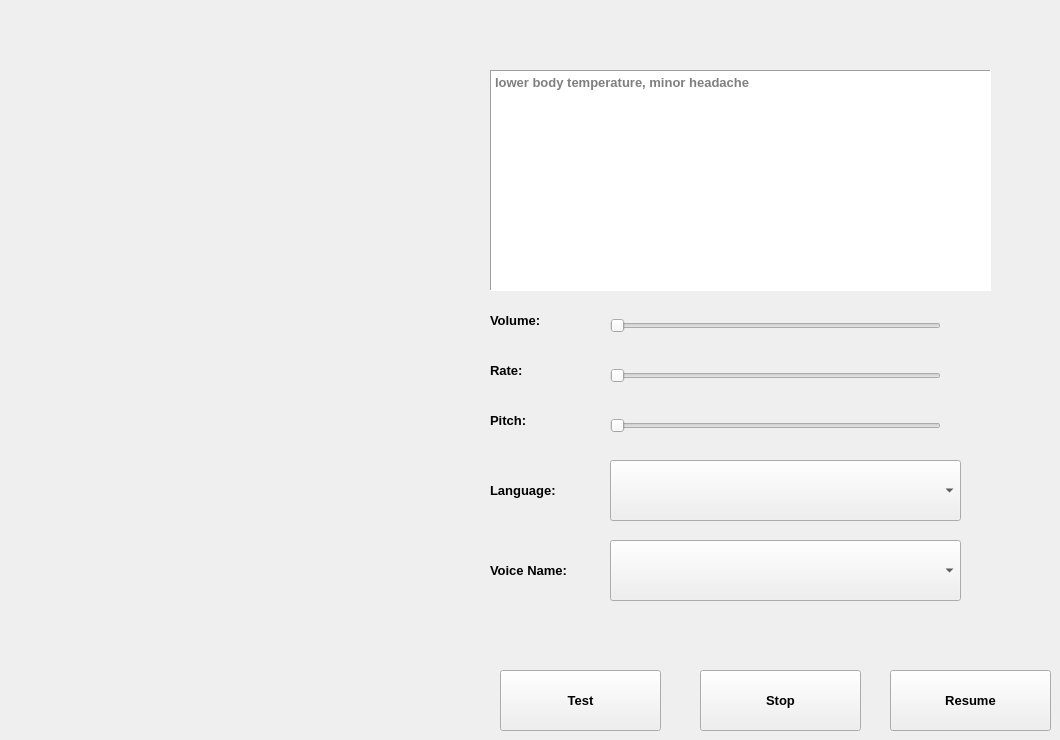
    <widget class="QWidget" name="sound_tab">
     <attribute name="title">
      <string>Sounds</string>
     </attribute>
     <widget class="QLabel" name="label_35">
      <property name="geometry">
       <rect>
        <x>490</x>
        <y>310</y>
        <width>81</width>
        <height>21</height>
       </rect>
      </property>
      <property name="font">
       <font>
        <family>Segoe UI</family>
        <pointsize>10</pointsize>
        <weight>75</weight>
        <bold>true</bold>
       </font>
      </property>
      <property name="text">
       <string>Volume:</string>
      </property>
     </widget>
     <widget class="QLabel" name="label_44">
      <property name="geometry">
       <rect>
        <x>490</x>
        <y>360</y>
        <width>111</width>
        <height>21</height>
       </rect>
      </property>
      <property name="font">
       <font>
        <family>Segoe UI</family>
        <pointsize>10</pointsize>
        <weight>75</weight>
        <bold>true</bold>
       </font>
      </property>
      <property name="text">
       <string>Rate:</string>
      </property>
     </widget>
     <widget class="QLabel" name="label_45">
      <property name="geometry">
       <rect>
        <x>490</x>
        <y>410</y>
        <width>111</width>
        <height>21</height>
       </rect>
      </property>
      <property name="font">
       <font>
        <family>Segoe UI</family>
        <pointsize>10</pointsize>
        <weight>75</weight>
        <bold>true</bold>
       </font>
      </property>
      <property name="text">
       <string>Pitch:</string>
      </property>
     </widget>
     <widget class="QLabel" name="label_46">
      <property name="geometry">
       <rect>
        <x>490</x>
        <y>560</y>
        <width>111</width>
        <height>21</height>
       </rect>
      </property>
      <property name="font">
       <font>
        <family>Segoe UI</family>
        <pointsize>10</pointsize>
        <weight>75</weight>
        <bold>true</bold>
       </font>
      </property>
      <property name="text">
       <string>Voice Name:</string>
      </property>
     </widget>
     <widget class="QLabel" name="label_47">
      <property name="geometry">
       <rect>
        <x>490</x>
        <y>480</y>
        <width>91</width>
        <height>21</height>
       </rect>
      </property>
      <property name="font">
       <font>
        <family>Segoe UI</family>
        <pointsize>10</pointsize>
        <weight>75</weight>
        <bold>true</bold>
       </font>
      </property>
      <property name="text">
       <string>Language:</string>
      </property>
     </widget>
     <widget class="QSlider" name="pitch_slider">
      <property name="geometry">
       <rect>
        <x>610</x>
        <y>410</y>
        <width>331</width>
        <height>31</height>
       </rect>
      </property>
      <property name="orientation">
       <enum>Qt::Horizontal</enum>
      </property>
     </widget>
     <widget class="QComboBox" name="language_box">
      <property name="geometry">
       <rect>
        <x>610</x>
        <y>460</y>
        <width>351</width>
        <height>61</height>
       </rect>
      </property>
      <property name="insertPolicy">
       <enum>QComboBox::InsertAlphabetically</enum>
      </property>
      <property name="sizeAdjustPolicy">
       <enum>QComboBox::AdjustToContentsOnFirstShow</enum>
      </property>
      <property name="frame">
       <bool>true</bool>
      </property>
     </widget>
     <widget class="QComboBox" name="engine_box">
      <property name="geometry">
       <rect>
        <x>610</x>
        <y>540</y>
        <width>351</width>
        <height>61</height>
       </rect>
      </property>
      <property name="insertPolicy">
       <enum>QComboBox::InsertAlphabetically</enum>
      </property>
      <property name="sizeAdjustPolicy">
       <enum>QComboBox::AdjustToContentsOnFirstShow</enum>
      </property>
      <property name="frame">
       <bool>true</bool>
      </property>
     </widget>
     <widget class="QSlider" name="rate_slider">
      <property name="geometry">
       <rect>
        <x>610</x>
        <y>360</y>
        <width>331</width>
        <height>31</height>
       </rect>
      </property>
      <property name="orientation">
       <enum>Qt::Horizontal</enum>
      </property>
     </widget>
     <widget class="QSlider" name="volume_slider">
      <property name="geometry">
       <rect>
        <x>610</x>
        <y>310</y>
        <width>331</width>
        <height>31</height>
       </rect>
      </property>
      <property name="orientation">
       <enum>Qt::Horizontal</enum>
      </property>
     </widget>
     <widget class="QPushButton" name="btn_stop">
      <property name="geometry">
       <rect>
        <x>700</x>
        <y>670</y>
        <width>161</width>
        <height>61</height>
       </rect>
      </property>
      <property name="font">
       <font>
        <pointsize>10</pointsize>
        <weight>75</weight>
        <bold>true</bold>
       </font>
      </property>
      <property name="text">
       <string>Stop</string>
      </property>
     </widget>
     <widget class="QPushButton" name="btn_play">
      <property name="geometry">
       <rect>
        <x>500</x>
        <y>670</y>
        <width>161</width>
        <height>61</height>
       </rect>
      </property>
      <property name="font">
       <font>
        <pointsize>10</pointsize>
        <weight>75</weight>
        <bold>true</bold>
       </font>
      </property>
      <property name="text">
       <string>Test</string>
      </property>
     </widget>
     <widget class="QPushButton" name="btn_resume">
      <property name="geometry">
       <rect>
        <x>890</x>
        <y>670</y>
        <width>161</width>
        <height>61</height>
       </rect>
      </property>
      <property name="font">
       <font>
        <pointsize>10</pointsize>
        <weight>75</weight>
        <bold>true</bold>
       </font>
      </property>
      <property name="text">
       <string>Resume</string>
      </property>
     </widget>
     <widget class="QPlainTextEdit" name="lbl_readBox">
      <property name="geometry">
       <rect>
        <x>490</x>
        <y>70</y>
        <width>501</width>
        <height>221</height>
       </rect>
      </property>
      <property name="font">
       <font>
        <pointsize>10</pointsize>
        <weight>75</weight>
        <bold>true</bold>
       </font>
      </property>
      <property name="frameShape">
       <enum>QFrame::Panel</enum>
      </property>
      <property name="frameShadow">
       <enum>QFrame::Sunken</enum>
      </property>
      <property name="sizeAdjustPolicy">
       <enum>QAbstractScrollArea::AdjustToContentsOnFirstShow</enum>
      </property>
      <property name="readOnly">
       <bool>true</bool>
      </property>
      <property name="placeholderText">
       <string>lower body temperature, minor headache</string>
      </property>
     </widget>
    </widget>
